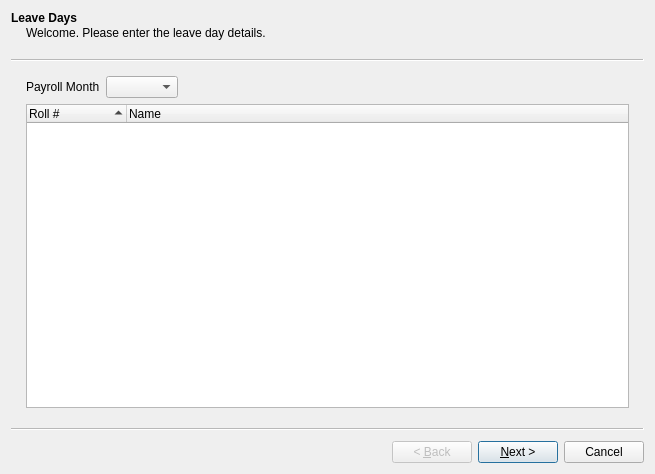
<?xml version="1.0" encoding="UTF-8"?>
<ui version="4.0">
 <class>LeaveDaysWizard</class>
 <widget class="QWizard" name="LeaveDaysWizard">
  <property name="geometry">
   <rect>
    <x>0</x>
    <y>0</y>
    <width>655</width>
    <height>474</height>
   </rect>
  </property>
  <property name="windowTitle">
   <string>Allocate Leave Days</string>
  </property>
  <widget class="QWizardPage" name="wizardPage1">
   <property name="title">
    <string>Leave Days</string>
   </property>
   <property name="subTitle">
    <string>Welcome. Please enter the leave day details.</string>
   </property>
   <layout class="QVBoxLayout" name="verticalLayout">
    <item>
     <layout class="QHBoxLayout" name="horizontalLayout">
      <item>
       <widget class="QLabel" name="label">
        <property name="text">
         <string>Payroll Month</string>
        </property>
       </widget>
      </item>
      <item>
       <widget class="QComboBox" name="cboMonths"/>
      </item>
      <item>
       <spacer name="horizontalSpacer">
        <property name="orientation">
         <enum>Qt::Horizontal</enum>
        </property>
        <property name="sizeHint" stdset="0">
         <size>
          <width>40</width>
          <height>20</height>
         </size>
        </property>
       </spacer>
      </item>
     </layout>
    </item>
    <item>
     <widget class="QTreeWidget" name="lstEmployees">
      <property name="sortingEnabled">
       <bool>true</bool>
      </property>
      <attribute name="headerHighlightSections">
       <bool>true</bool>
      </attribute>
      <attribute name="headerShowSortIndicator" stdset="0">
       <bool>true</bool>
      </attribute>
      <column>
       <property name="text">
        <string>Roll #</string>
       </property>
      </column>
      <column>
       <property name="text">
        <string>Name</string>
       </property>
      </column>
     </widget>
    </item>
   </layout>
  </widget>
  <widget class="QWizardPage" name="wizardPage2">
   <property name="title">
    <string>Leave Days Details</string>
   </property>
   <property name="subTitle">
    <string>Please enter the leave days issued to each employee.</string>
   </property>
   <layout class="QVBoxLayout" name="verticalLayout_2">
    <item>
     <widget class="QTableWidget" name="tblAdvances">
      <property name="columnCount">
       <number>6</number>
      </property>
      <column>
       <property name="text">
        <string>Roll No</string>
       </property>
      </column>
      <column>
       <property name="text">
        <string>Name</string>
       </property>
      </column>
      <column>
       <property name="text">
        <string>Days Issued</string>
       </property>
      </column>
      <column>
       <property name="text">
        <string>Amount</string>
       </property>
      </column>
      <column>
       <property name="text">
        <string>EmployeeID</string>
       </property>
      </column>
      <column>
       <property name="text">
        <string/>
       </property>
      </column>
     </widget>
    </item>
   </layout>
  </widget>
  <widget class="QWizardPage" name="wizardPage">
   <property name="title">
    <string>Finish</string>
   </property>
   <property name="subTitle">
    <string>Please click on the save button to save the leave days.</string>
   </property>
   <layout class="QVBoxLayout" name="verticalLayout_3">
    <item>
     <widget class="QCommandLinkButton" name="commandLinkButton">
      <property name="text">
       <string>Save</string>
      </property>
      <property name="description">
       <string>Click here to save the leave days</string>
      </property>
     </widget>
    </item>
    <item>
     <spacer name="verticalSpacer">
      <property name="orientation">
       <enum>Qt::Vertical</enum>
      </property>
      <property name="sizeHint" stdset="0">
       <size>
        <width>20</width>
        <height>277</height>
       </size>
      </property>
     </spacer>
    </item>
   </layout>
  </widget>
 </widget>
 <resources/>
 <connections/>
</ui>
